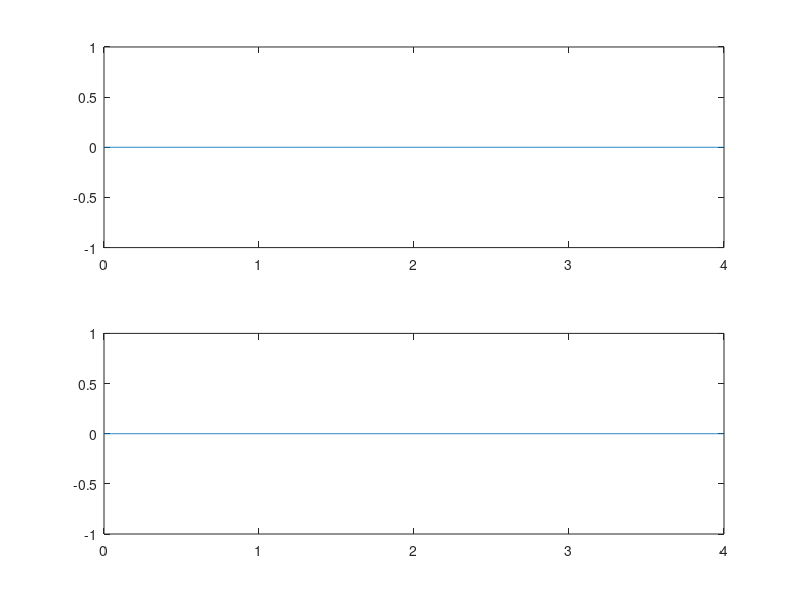
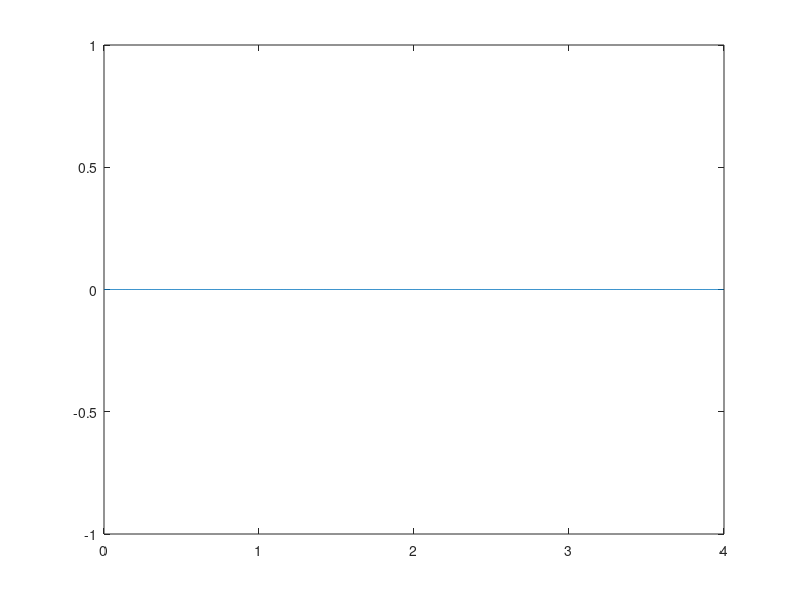

Reproduce these figures in MATLAB, in order. (Note: this script raises an error after producing the figures.)
%% mitchell_solution_stationary.m
% Code to use an iterative Mitchell FD method

clear;
close all;

addpath("pressures");

%% Parameters
EPSILON = 1;
ALPHA = 2.0 / EPSILON^4; BETA = 1; GAMMA = 2; 
L = 4;
N_MEMBRANE = 1025;
M = N_MEMBRANE - 1; % We ignore the end point
T_MAX = 0.25;
DELTA_T = 10^-4;
DELTA_X = L / (N_MEMBRANE - 1); 

% Derived parameters
Cpressure = DELTA_X^4 / GAMMA;
Calpha = ALPHA * DELTA_X^4 / (GAMMA * DELTA_T^2);
Cbeta = BETA * DELTA_X^2 / GAMMA;

%% Basilisk compare data
data_directory = "~/Desktop/decoupled_example";
IMPACT_TIMESTEP = 1250;

%% Initialise arrays
xs = (0 : DELTA_X : L - DELTA_X)';
w_previous = zeros(size(xs));
w = zeros(size(xs));
w_t = zeros(size(xs));
w_tt = zeros(size(xs));
w_next = zeros(size(xs));
p_previous = zeros(size(xs));
p = zeros(size(xs));
p_next = zeros(size(xs));

%% Stationary solutions to time-dependent terms
d_fun = @(t) 2 * sqrt(t);
d_t_fun = @(t) 1 / sqrt(t);
A_fun = @(t) d_fun(t) * d_t_fun(t);
C_fun = @(t) d_fun(t) * d_t_fun(t);
J_fun = @(t) pi * d_fun(t) / (8 * d_t_fun(t)^2);
    
%% Matrix definitions
% A definition
A_upper_upper = ones(M, 1);
A_upper_upper(3) = 2;

A_upper = (-Cbeta - 4) * ones(M, 1);
A_upper(2) = -2 * Cbeta - 8;

A_main = (4 * Calpha + 2 * Cbeta + 6) * ones(M, 1);
A_main(2) = A_main(2) + 1;
A_main(M) = A_main(M) - 1;

A_lower = (-Cbeta - 4) * ones(M, 1);

A_lower_lower = ones(M, 1);

A_mat = spdiags([A_lower_lower A_lower A_main A_upper A_upper_upper], -2:2, M, M);

% B definition
B_upper_upper = -2 * ones(M, 1);
B_upper_upper(3) = 2 * B_upper_upper(3);

B_upper = (2 * Cbeta + 8) * ones(M, 1);
B_upper(2) = 2 * B_upper(2);

B_main = (8 * Calpha - 4 * Cbeta - 12) * ones(M, 1);
B_main(2) = B_main(2) - 2;
B_main(M) = B_main(M) + 2;

B_lower = (2 * Cbeta + 8) * ones(M, 1);

B_lower_lower = -2 * ones(M, 1);

B_mat = spdiags([B_lower_lower B_lower B_main B_upper B_upper_upper], -2:2, M, M);

%% Initial conditions
t = 0
k = 0;

w_previous = zeros(size(xs));

subplot(2, 1, 1);
plot(xs, w_previous);

subplot(2, 1, 2);
plot(xs, p_previous);
pause(0.01);


%% Solve for first w
t = t + DELTA_T
k = 1;

% Initial guess for w_next and its derivatives
w_guess = w_previous;
w_t_guess = zeros(size(w_guess));
w_tt_guess = zeros(size(w_guess));
w_x_guess = zeros(size(w_guess));
w_x_guess(2 : M - 1) = (w_guess(3 : M) - w_guess(1 : M - 2)) / (2 * DELTA_X);
w_x_guess(M) = -w_guess(M - 1) / (2 * DELTA_X);

% Stopping conditions
diff = 1e9;
tol = 1e-9;
iter_num = 1;

while (diff > tol) || (iter_num < 10)
    iter_num
    %% Create interpolant functions
    w_fun = @(x) interp1(xs, w_guess, x);
    w_t_fun = @(x) interp1(xs, w_t_guess, x);
    w_tt_fun = @(x) interp1(xs, w_tt_guess, x);
    w_x_fun = @(x) interp1(xs, w_x_guess, x);
    
    %% Update guess for d and d_t
    figure(7);
    plot(xs, w_fun(xs));
    pause(0.1);
    [d, d_t] = turnover_point(t, w_fun, w_t_fun, w_x_fun, EPSILON)
%     d = 2 * sqrt(t + DELTA_T);
%     d_t = 1 / sqrt(t + DELTA_T);
    
    
    %% Update guess for outer pressure outer pressure
    A = d * d_t;
     
    % Determine outer pressure with stationary assumption
    p_guess = outer_pressure_stationary(xs, d, A, EPSILON);
    

   %% Update guess for w
   rhs = 0.5 * B_mat * w_previous + Cpressure * p_guess;
   new_w_guess = A_mat \ rhs;
   
   %% Update guess for w_tt
   new_w_tt_guess = pde_rhs(new_w_guess, p_guess, ALPHA, BETA, GAMMA, M, DELTA_X);
   
   %% Update guess for w_t
   new_w_t_guess = w_t + (DELTA_T / 2) * (w_tt + new_w_tt_guess);
   
   %% Measures change in w
   diff = max(abs(new_w_guess - w_guess));
   
   %% Updates guesses
   w_guess = new_w_guess;
   w_t_guess = new_w_t_guess;
   w_tt_guess = new_w_tt_guess;
    
   iter_num = iter_num + 1;
end

disp("Done!")
% 
% subplot(2, 1, 1);
% plot(xs, w);
% 
% subplot(2, 1, 2);
% plot(xs, p);
% pause(0.01);
% 
% % Swaps pressures
% temp = p_previous;
% p_previous = p;
% p = p_next;
% p_next = temp;


% % Loops
% while (t < T_MAX) 
%     
%     % Determines pressure at next timestep
%     t_next = t + DELTA_T;
%     p_next = composite_pressure_stationary(xs, t_next, d_fun(t_next), ...
%         d_t_fun(t_next), A_fun(t_next), C_fun(t_next), J_fun(t_next), ...
%         EPSILON);w_tt
% 
% %     p_next = outer_pressure_stationary(xs, d_fun(t_next), A_fun(t_next), EPSILON);
%     
%     % Restrict large values of p_next
%     p_next(p_next > 1e4) = 0;
%     
%     rhs = B_mat * w - A_mat * w_previous ...
%         + Cpressure * (p_previous + 2 * p + p_next);
%     w_next = A_mat \ rhs;
% 
%     % Swaps ws
%     temp = w_previous;
%     w_previous = w;
%     w = w_next;
%     w_next = temp;
%     
%     % Swaps ps
%     temp = p_previous;
%     p_previous = p;
%     p = p_next;
%     p_next = temp;
% 
%     % Updates time
%     t = t_next
%     k = k + 1;
% 
%     %% Plots
%     % w plot
%     subplot(2, 1, 1);
%     plot(xs, w_next);
%     % Reads in Basilisk solution
%     membrane_mat = dlmread(sprintf("%s/membrane_outputs/w_%d.txt", data_directory, k + IMPACT_TIMESTEP));
%     unsorted_xs = membrane_mat(:, 1);
%     unsorted_ws = membrane_mat(:, 2);
%     [sorted_xs, idxs] = sort(unsorted_xs);
%     ws = unsorted_ws(idxs);
%     hold on;
%     plot(sorted_xs, ws);
%     hold off;
% 
%     subplot(2, 1, 2);
%     plot(xs, p_next);
%     % Reads in Basilisk solution
%     pressure_mat = dlmread(sprintf("%s/membrane_outputs/p_%d.txt", data_directory, k + IMPACT_TIMESTEP));
%     unsorted_xs = pressure_mat(:, 1);
%     unsorted_ps = pressure_mat(:, 2);
%     [sorted_xs, idxs] = sort(unsorted_xs);
%     ps = unsorted_ps(idxs);
%     hold on;
%     plot(sorted_xs, ps);
%     hold off;
%     
%     pause(0.001);
% 
% 
% 
% end

%% function definitions
function L = pde_rhs(ws, ps, ALPHA, BETA, GAMMA, M, DELTA_X)
    
    L = zeros(M, 1);
    
    Cbeta = BETA * DELTA_X^2 / GAMMA;
    
    %% Boundary near x = 0
    L(1) = -(6 + 2 * Cbeta) * ws(1) + 2 * (4 + Cbeta) * ws(2) - 2 * ws(3);
    L(2) = (4 + Cbeta) * ws(1) - (7 + 2 * Cbeta) * ws(2) + (4 + Cbeta) * ws(3) - ws(4);
    
    %% Bulk nodes
    L(3 : M - 2) = ...
           - ws(1 : M - 4) ...
           + (4 + Cbeta) * ws(2 : M - 3) ...
           - (6 + 2 * Cbeta) * ws(3 : M - 2) ...
           + (4 + Cbeta) * ws(4 : M - 1) ...
           - ws(5 : M);
       
   %% Boundary near x = L
   L(M - 1) = -ws(M - 3) + (4 + Cbeta) * ws(M - 2) - (6 + 2 * Cbeta) * ws(M - 1) + (4 + Cbeta) * ws(M);
   L(M) = -ws(M - 2) + (4 + Cbeta) * ws(M - 1) - (5 + 2 * Cbeta) * ws(M);
   
   %% Add ps to L and multiply by constant factor
   L = (GAMMA / (ALPHA * DELTA_X^4)) * (L + ps);

end